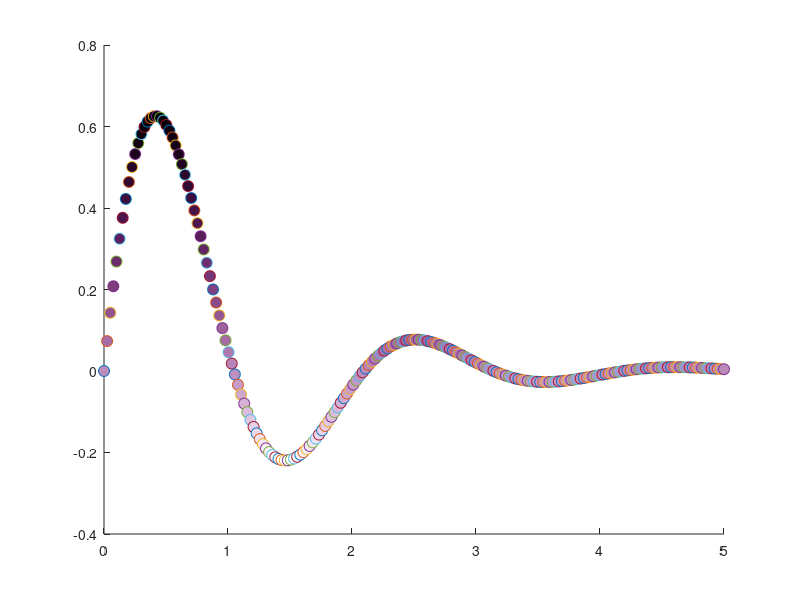

Here is the MATLAB script that generated this plot:
clear;clc;
x=linspace(0,5,200);
y=exp(-x).*sin(3.*x);
for i=1:length(x);
    hold on
    c(i)=interp1([max(y) min(y)],[0 1],y(i));
    plot(x(i),y(i),'MarkerSize',8,'Marker','o','MarkerFace',[c(i) c(i)*c(i) c(i)]);
end
